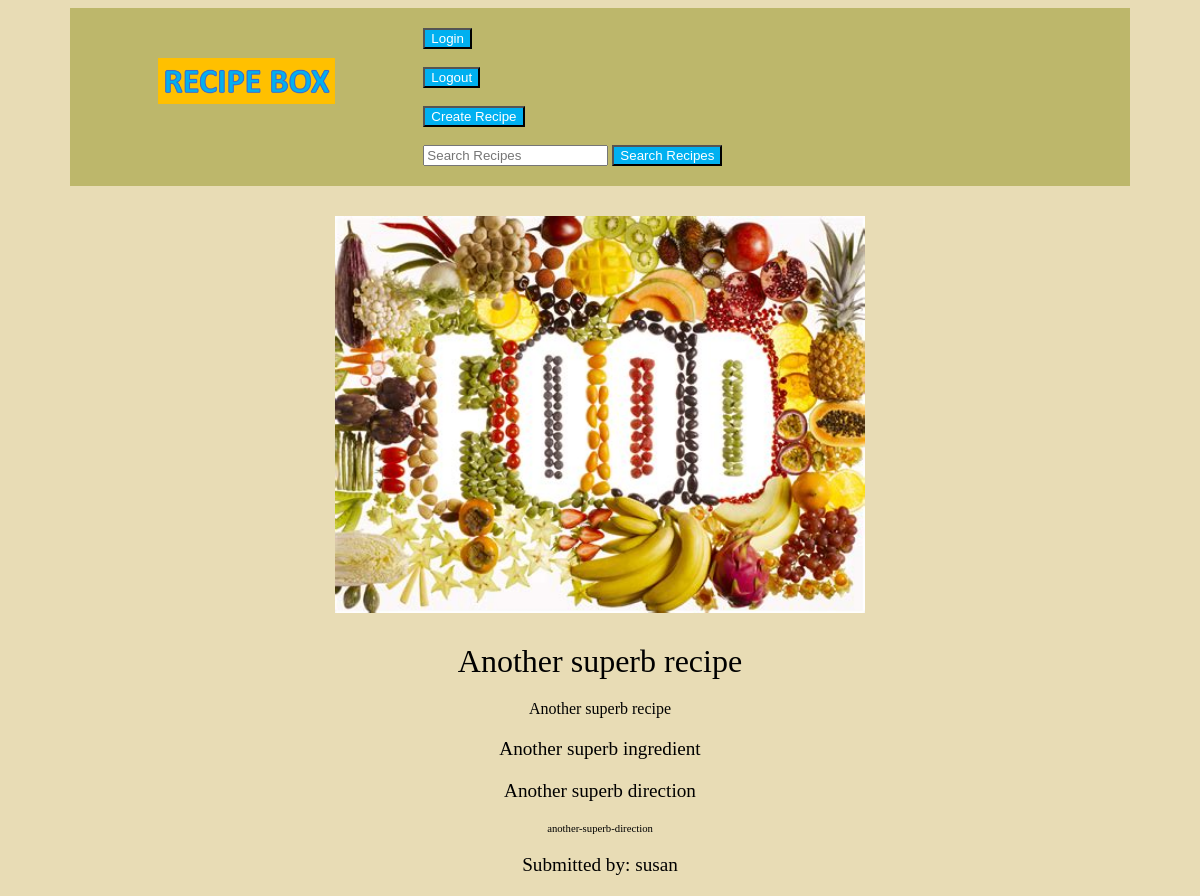
Page /recipes/another-superb-direction/ on the committed database.
### recipes/models.py (models this page shows, shortened)
class Recipe(models.Model):
    user = models.ForeignKey(settings.AUTH_USER_MODEL, on_delete=models.CASCADE, default='1',)
    title = models.CharField(max_length=50)
    description = models.CharField(max_length=255, blank=True, null=True)
    ingredients = models.TextField(blank=True, null=True,)
    directions = models.TextField(blank=True, null=True,)
    timestamp = models.DateTimeField(auto_now_add=True) # automatically input time when record is created
    updated = models.DateTimeField(auto_now=True)
    slug = models.SlugField()
    thumb = models.ImageField(default='default.png', blank=True)

### recipes/views.py (the view)
# urls.py: path('<slug:slug>/', views.recipe_detail_view, name='detail'),
def recipe_detail_view(request, slug):
    recipe = Recipe.objects.get(slug=slug)
    return render(request, 'recipes/recipe_detail_view.html', {'recipe':recipe } )

### recipes/templates/recipes/recipe_detail_view.html (shortened to what this page needs)
{% extends 'base.html' %}
{% block content %}
<div class='recipe-detail'>
    <div class='recipe'>
        <img src="{{ recipe.thumb.url }}"/>
        <h2>{{ recipe.title }} </h2>
        <h4>{{ recipe.description }}</h4>
        <h5> {{ recipe.ingredients }} </h5>
        <h5> {{ recipe.directions }} </h5>
        <h6> {{ recipe.slug }} </h6>
        <h5> Submitted by:  {{ recipe.user }} </h5>
    </div>
</div>
{% endblock content %}

### assets/styles.css (style rules this page uses)
body { background-color: #e8dcb5; color: black; }
h1, h2, h3, h4, h5, h6 { font-weight: normal; margin: 0; text-align:center; color: black; }
.recipe { padding: 10px; border: solid; position: relative; padding-bottom: 40px; border-color: #00B0F0; }
.recipe h2 { font-size: 2.0em; margin: 20px auto; }
.recipe h5 { font-size: 1.2em; margin: 20px auto; }
.recipe-detail .recipe { padding: 0; image-rendering: optimizeSpeed; border: None; }
img { max-width: 100%; display: block; margin: 30px auto; width: 50%; }

### rows in the picture
Recipe: thumb (placeholder picture), title "Another superb recipe", description "Another superb recipe", ingredients "Another superb ingredient", directions "Another superb direction", slug "another-superb-direction", user "susan"
